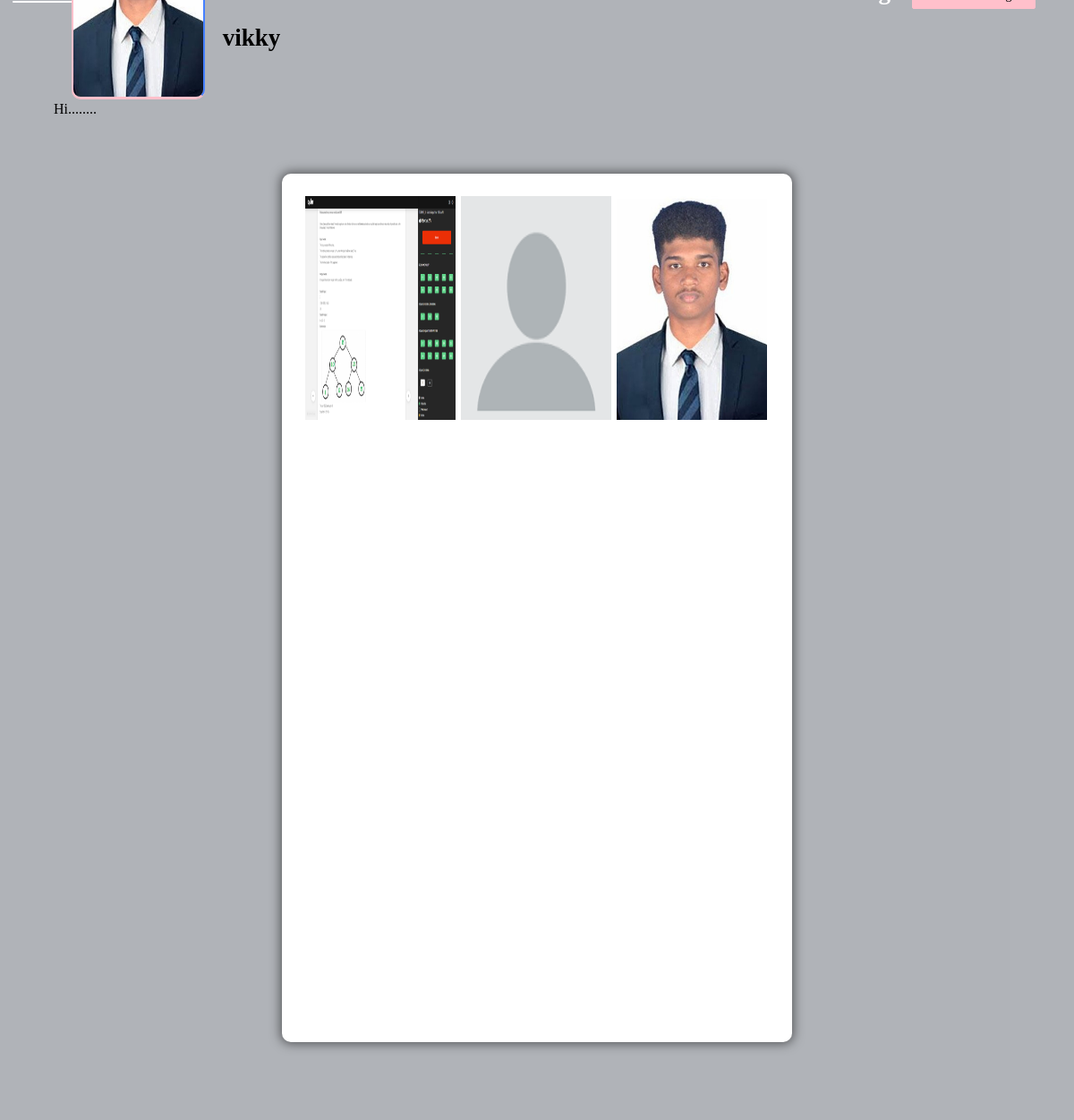
Page /profile/vikky (signed in) on the committed database.
### social_app/models.py (models this page shows, shortened)
class Profile (models.Model):
    user = models.ForeignKey(User, on_delete=models.CASCADE)
    id_user = models.IntegerField()
    bio = models.TextField(blank=True)
    profileimg = models.ImageField(upload_to='profile_images', default='blank_profile.png')
    location = models.CharField(max_length=100, blank=True)

class Post(models.Model):
    id = models.UUIDField(primary_key=True,default=uuid.uuid4)
    user =models.CharField(max_length=100)
    image= models.ImageField(upload_to='post_images')
    caption = models.TextField()
    created_at=models.DateTimeField(default=datetime.now)
    no_of_likes = models.IntegerField(default=0)

### social_app/views.py (the view)
# urls.py: path('profile/<str:pk>',views.profile,name ='profile'),
@login_required(login_url='signin')
def profile(request,pk):
    user_object = User.objects.get(username=pk)
    user_profile = Profile.objects.get(user=user_object)
    user_posts = Post.objects.filter(user=pk)
    user_post_length = len(user_posts)
    user = User.objects.get(username=request.user)
    if FollowersCount.objects.filter(user=user.username,following=user_object.username).first():
        button_text = 'Unfollow'
    else:
        button_text = 'Follow'
    user_following= len(FollowersCount.objects.filter(following=user.username))
    user_followers= len(FollowersCount.objects.filter(following=pk))
    context = {
        'user_object':user_object,
        'user_posts':user_posts,
        'user_profile':user_profile,
        'user_post_length' :user_post_length,
        'user':user,
        'button_text':button_text,
        'user_following':user_following,
        'user_followers':user_followers
    }
    return render(request,'profile.html',context)

### templates/profile.html (shortened to what this page needs)
{% load static %}
<!DOCTYPE html>
<html lang="en">
<head>
    <link rel="stylesheet" href="{% static 'css/main.min.css' %}">
    <link rel="stylesheet" href="{% static 'css/style.css' %}">
    <link rel="stylesheet" href="{% static 'css/color.css' %}">
    <link rel="stylesheet" href="{% static 'css/responsive.css' %}">
</head>
<body>
	<section>
			<div class="feature-photo">
				<figure><img src="{% static 'images/resources/timeline-1.jpg' %}" alt=""></figure>
				<form action="/follow" method="POST">
					<div class="add-btn">
					<span style="color: white; font-size: 27px; margin-right: 520px;"><b><u><a href="/">Home</a></u></b></span>
					<span style="color: white; font-size: 27px;"><b>{{user_post_length}} Posts</b></span>
					{% if user_followers == 0 or user_followers == 1%}
					<span style="color: white; font-size: 27px;"><b>{{user_followers}} follower</b></span>
					{% else%}
					<span style="color: white; font-size: 27px;"><b>{{user_followers}} followers</b></span>
					{% endif %}
					{% if user_following == 0 %}
					<span style="color: white; font-size: 27px;"><b>No Following</b></span>
					{% elif user_following == 1 %}
					<span style="color: white; font-size: 27px;"><b>1 Following</b></span>
					{% else %}
					<span style="color: white; font-size: 27px;"><b>{{user_following}} Following</b></span>
					{% endif %}
					{% if user.username == user_object.username %}
					<a href="/settings" data-ripple=""> Account Settings</a>
					{% else %}
					<a data-ripple=""><button type="submit" style="background-color: #ffc0cb; border: #ffc0cb;">{{button_text}}</button></a>
                    {% endif %}
					</div>
				</form>
				<div class="container-fluid">
					<div class="row merged">
						<div class="col-lg-2 col-sm-3">
							<div class="user-avatar">
								<figure>
									<img src="{{user_profile.profileimg.url}}" style="height: 250px; width: 100%;" alt="">
								</figure>
							</div>
						</div>
						<div class="col-lg-10 col-sm-9">
							<div class="timeline-info">
								<ul>
									<li class="admin-name">
									  <h5 style="color: black;white-space: nowrap; width: 110px; font-size: 27px;"><b>{{user_profile.user}}</b></h5>
									</li>
								</ul>
							</div>
						</div>
					</div>
				</div>
			</div>
		</section>
		<section>
			<div class="bio">
				{{user_profile.bio}}
			</div>
		</section>
	<section>
		<div class="gap gray-bg">
			<div class="container-fluid">
				<div class="row">
					<div class="col-lg-12">
						<div class="row" id="page-contents">
							<div class="col-lg-3">
								<aside class="sidebar static">
								</aside>
							</div>
							<div class="col-lg-6">
								<div class="central-meta">
									<ul class="photos">
					                    {% for post in user_posts %}
										<li>
											<a class="strip" href="{{post.image.url}}" title="" data-strip-group="mygroup" data-strip-group-options="loop: false">
												<img src="{{post.image.url}}" style="height: 250px; width: 300px;" alt=""></a>
										</li>
                                        {% endfor%}
									</ul>
								</div>
							</div>
							<div class="col-lg-3">
								<aside class="sidebar static">
								</aside>
							</div>
						</div>
					</div>
				</div>
			</div>
		</div>
	</section>
</body>
</html>

### static/css/color.css (style rules this page uses)
#nprogress .bar, .timeline-info > ul li a::before, .add-btn > a, .activitiez > li::before, form button, .colla-apps > li a:hover, a.underline:before, .setting-row input:checked + label, .user-avatar:hover .edit-phto, .error-meta > a, .color-bg, .add-butn, .nav.nav-tabs.likes-btn > li a.active, a.dislike-btn, .drop > a:hover, .btn-view.btn-load-more:hover, .accordion .card h5 button[aria-expanded="true"], .chat-head, .f-page > figure em, .inbox-panel-head > ul > li > a, .nav-tabs--left .nav-link.active, .nav-tabs--left .nav-link.active:hover, footer .widget-title h4::before, #topcontrol, .sidebar .widget-title::before, .f-title::before, .g-post-classic > figure > i::after, .purify > a, .help-list > a:hover, .open-position::before, .info > a, .category-box:hover, .category-box.selected, a.main-btn, .section-heading::before, .getquot-baner, .more-branches > h4::before, .is-helpful > a, .cart-optionz > li > a:hover, .paginationz > li a:hover, .paginationz > li a.active, .shopping-cart, a.btn2:hover, .form-submit > input[type="submit"], button.submit-checkout, .delete-cart:hover, .proceed .button, .amount-area .update-cart, a.addnewforum, .apply-bttons > a { background: orange; }

### static/css/responsive.css (style rules this page uses)
@media screen and (max-width: 1281px) and (min-width: 1024px) { .photos > li { min-width: 32.2%; width: 32.2%; } }
@media screen and (max-width: 1281px) and (min-width: 1024px) { .timeline-info { line-height: 51px; } }
@media screen and (max-width: 1281px) and (min-width: 1024px) { .timeline-info .admin-name > h5 { font-size: 20px; } }
@media screen and (max-width: 1281px) and (min-width: 1024px) { .user-avatar { width: 80.2% } }

### rows in the picture
Profile: profileimg (picture), user "vikky", bio "Hi........"
Post: image (picture)
Post: image (picture)
Post: image (picture)
